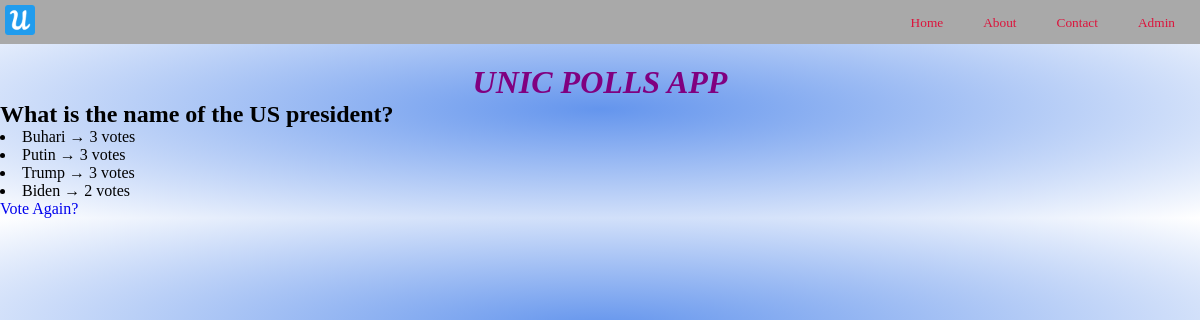
/1/results/, run on the app's committed database.
### core/models.py (models this page shows, shortened)
class Question(models.Model):
    question_text = models.CharField(max_length=200)
    pub_date = models.DateTimeField(auto_now_add=True)

class Choice(models.Model):
    question = models.ForeignKey(Question,on_delete=models.CASCADE)
    choice_text = models.CharField(max_length=200)
    votes = models.IntegerField(default=0)
    def __str__(self):
        return self.choice_text

### core/views.py (the view)
# urls.py: path('<int:pk>/results/',views.Result.as_view(),name ='results'),
class Result(generic.DetailView):
    model = Question
    template_name = 'results.html'

### core/templates/results.html
{% extends 'base.html' %}
{% block content %}
<h2>{{question.question_text}}?</h2>
    {% for choice in question.choice_set.all %}
        <li>{{choice}} &rarr; {{choice.votes}} vote{{choice.votes | pluralize}}</li>
    {% endfor %}
    <a href="{% url 'detail' question.id %}"> Vote Again?</a>
{% endblock content %}

### core/templates/base.html (shortened to what this page needs)
<!DOCTYPE html>
{% load static %}
<html lang="en">
<head>
    <link rel="stylesheet" href="{% static 'polls.css' %}">
</head>
<body>
    <nav>
        <div class="nav">
            <div><img src="{% static 'logo.png' %}" alt="" height="30px" width="30px"></div>
            <div class="nav-li">
                <li><a href="{% url 'index' %}">Home</a></li>
                <li><a href="">About</a></li>
                <li><a href="">Contact</a></li>
                <li><a href="{% url 'admin:index' %}">Admin</a></li>
            </div>
        </div>
    </nav>
<header>
    <h3>UNIC POLLS APP</h3>
</header>
    {% block content %}
    {% endblock content %}
</body>
</html>

### core/static/polls.css (style rules this page uses)
* { padding: 0; margin: 0; }
body { background: radial-gradient(cornflowerblue,white); }
a { text-decoration: none; }
.nav { display: flex; justify-content: space-between; padding: 5px; background-color:darkgray; }
.nav-li { display: flex; align-items: center; list-style: none; }
.nav-li li a { padding: 20px; font-size: smaller; color:crimson ; }
header h3 { display: flex; justify-content: center; color: purple; font-size: xx-large; font-style: oblique; font-family: cursive; margin-top: 20px; }

### data on the page
Question: question_text "What is the name of the US president"
Choice: choice_text "Buhari", votes "3", votes|pluralize "s"
Choice: choice_text "Putin", votes "3", votes|pluralize "s"
Choice: choice_text "Trump", votes "3", votes|pluralize "s"
Choice: choice_text "Biden", votes "2", votes|pluralize "s"
